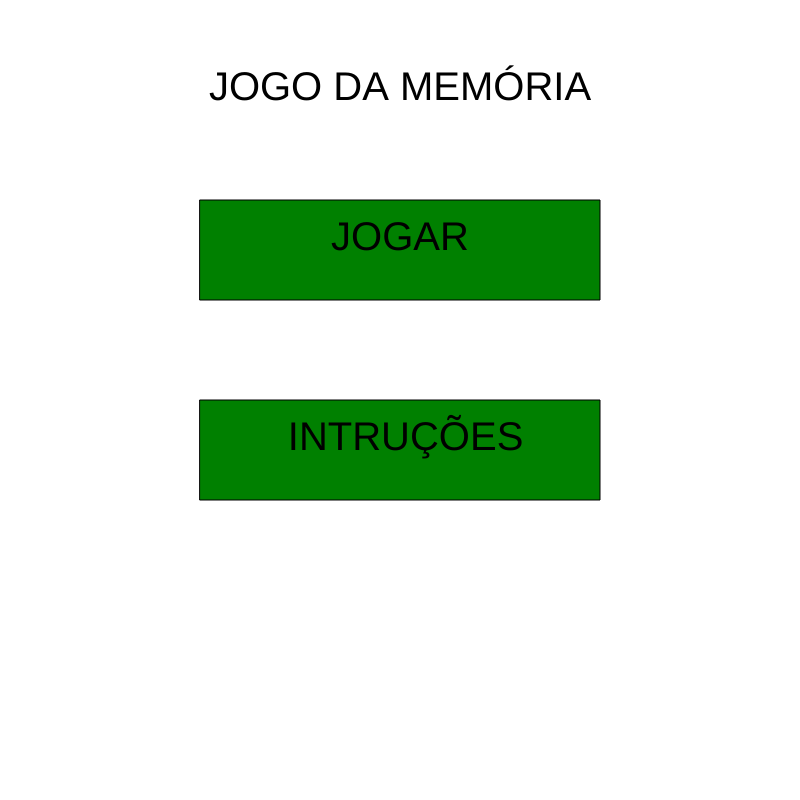
Frame 1 (no input)
Frame 60 (no input): identical to frame 1, image omitted
Frame 120 (the mouse pressed at the canvas centre since frame 60): identical to frame 1, image omitted

The p5.js sketch that drew this single still picture (run headless with seeded random() and noise() and a simulated clock; from frame 60 on, the mouse is pressed at the canvas centre):

// p5.js sketch
// ── sketch.js
let estado = "inicio"
//dados das cartas
let cartas = []
let tamanhoCarta = 100
let larguraCarta = 100

// dados para jogar
let primeira = null;
let segunda = null;
let podeClicar = true;

//sistema de pontos 
let pontos = 0
let acertos = 0

largura = 800
altura = 800
function setup() {
  createCanvas(largura, altura);
}

function draw() {
  background("white");
// mudança de telas
  if (estado === "inicio") {
    telaInicio();
  } else if (estado === "instrucoes") {
    telaInstrucoes();
  } else if (estado === "jogando") {
    telaJogo();
  } else if (estado === "gameover") {
    telaGameOver();
  }
}
//captação de mouse por tela
function mousePressed(){
  if (estado === "inicio") 
    cliqueInicio();
  else if (estado === "instrucoes") 
    cliqueInstrucoes();
  else if (estado === "jogando") 
    cliqueJogo();
  else if (estado === "gameover") 
    cliqueGameOver();
  
}

//loby
function telaInicio (){
  //titulo
  textAlign(CENTER)
  textSize (40)
  text ("JOGO DA MEMÓRIA", largura/2,100)
  
  //INICIO
  fill("green")
  rect(largura/4,200,largura/2,100)
  textAlign(CENTER)
  textSize (40)
  fill("black")
  text ("JOGAR",largura/2,250)
  
  //REGRAS
  fill("green")
  rect(largura/4,400,largura/2,100)
  textAlign(CENTER)
  textSize (40)
  fill("black")
  text (" INTRUÇÕES",largura/2,450)
  
}
//mouse loby
function cliqueInicio (){
  //jogar
    if (mouseX > 200 && mouseX < 600 && mouseY > 200 && mouseY < 300) {
      criarCartas ();
    //zerar pontos
      pontos = 0;
      acertos = 0;
    estado = "jogando";
    }else if (mouseX > 200 && mouseX < 600 && mouseY > 400 && mouseY < 500) {
    
    estado = "instrucoes";
  
}
  
}
//tela de intruções
function telaInstrucoes(){
  textAlign(CENTER)
  textSize(30)
  text("Escolha: Clique em uma carta para revelá-la. \nCombine: Clique em uma segunda carta para encontrar o par. \nResultado: Se forem iguais, você marca pontos e elas permanecem abertas. Se forem diferentes, elas se fecharão para uma nova tentativa.",100,150,600)
  //voltar
  fill("green")
  rect(largura/4,600,largura/2,100)
  textAlign(CENTER)
  textSize (40)
  fill("black")
  text (" VOLTAR",largura/2,650)
}

//mouse instruções
function cliqueInstrucoes (){
  if (mouseX > 200 && mouseX < 600 && mouseY > 600 && mouseY < 700){
    estado = "inicio"
      
      }  
}
//tela da partida
function telaJogo (){
  background (100,100,100);
  desenharCarta()
  
  //pontuação atual
  fill("white");
  textSize(25);
  textAlign(LEFT);
  text("Pontos: " + pontos, 20, 40);
  
}
//criar cartas
function desenharCarta (){
  for (let y = 0; y < 4; y++) {
    for (let x = 0; x < 4; x++) {

      let posX = 125 + x * 150;
      let posY = 100 + y * 150;
      
//carta escolhida/ encontrada
     if (cartas[y][x].virada || cartas[y][x].encontrada) {
      fill("white");
      rect(posX, posY, tamanhoCarta, larguraCarta);

      //personalizando os pares
       if (cartas[y][x].valor == 1){
         fill ("red");
         circle(posX + tamanhoCarta / 2,posY + larguraCarta/ 2,50,50)
       } else if (cartas[y][x].valor == 2){
         fill("blue")
         circle(posX + tamanhoCarta / 2,posY + larguraCarta/ 2,50,50)
       }  else if (cartas[y][x].valor == 3){
         fill("yellow")
         circle(posX + tamanhoCarta / 2,posY + larguraCarta/ 2,50,50)
       } else if (cartas[y][x].valor == 4){
         fill("pink")
         circle(posX + tamanhoCarta / 2,posY + larguraCarta/ 2,50,50)
       } else if (cartas[y][x].valor == 5){
         fill("green")
         circle(posX + tamanhoCarta / 2,posY + larguraCarta/ 2,50,50)
       } else if (cartas[y][x].valor == 6){
         fill("purple")
         circle(posX + tamanhoCarta / 2,posY + larguraCarta/ 2,50,50)
       } else if (cartas[y][x].valor == 7){
         fill("orange")
         circle(posX + tamanhoCarta / 2,posY + larguraCarta/ 2,50,50)
       } else if (cartas[y][x].valor == 8){
         fill("black")
         circle(posX + tamanhoCarta / 2,posY + larguraCarta/ 2,50,50)
       }
// cara virada para baixo
    } else {
      fill("black");
      rect(posX, posY, tamanhoCarta, larguraCarta);
}
    }
  }
}
// jogabilidade
function cliqueJogo(){
//impede escolher uma  terceira carta enquanto função executa
  if (!podeClicar) return;
//procura carta escolhida
  for (let y = 0; y < 4; y++) {
    for (let x = 0; x < 4; x++) {

      let posX = 125 + x * 150;
      let posY = 100 + y * 150;

      if (
        mouseX > posX &&
        mouseX < posX + tamanhoCarta &&
        mouseY > posY &&
        mouseY < posY + larguraCarta
      ) {
// guarda carta escolhida
        let carta = cartas[y][x];
// verifica se ela é valida
        if (!carta.virada && !carta.encontrada) {

          carta.virada = true;
// primeira carta
          if (primeira === null) {
            primeira = carta;
          } 
//segunda carta
          else if (segunda === null) {
            segunda = carta;
            podeClicar = false;
// tempo para ver
            setTimeout(verificarPar, 1000);
          }

        }

      }

    }
  }

}
//cria e guarda quais os pares de cartas
function criarCartas() {
  cartas = [];

  let valores = [];

  // cria pares (1 a 8)
  for (let i = 1; i <= 8; i++) {
    valores.push(i);
    valores.push(i);
  }

  // embaralha
  valores = shuffle(valores);

  let contador = 0;
//espalha os pares
  for (let y = 0; y < 4; y++) {
    let linha = [];

    for (let x = 0; x < 4; x++) {
      linha.push({
        valor: valores[contador],
        virada: false,
        encontrada: false
      });

      contador++;
    }
// add as propriedades as cartas
    cartas.push(linha);
  }
}
// verifica jogada
function verificarPar() {

  if (primeira.valor === segunda.valor) {
    primeira.encontrada = true;
    segunda.encontrada = true;
    
    pontos += 10
    acertos += 1
    //terminou partida
    if (acertos === 8){
      estado = "gameover"
        }
  } else {
    primeira.virada = false;
    segunda.virada = false;
    pontos -= 2
  }
//esconde cartas de volta
  primeira = null;
  segunda = null;
  podeClicar = true;
}
//tela de fim de jogo
function telaGameOver() {
  background("white");

  textAlign(CENTER);
  textSize(40);
  fill("black");
  text("FIM DE JOGO", largura/2, 250);

  textSize(30);
  text("Pontuação: " + pontos, largura/2, 320);

  // botão voltar
  fill("green");
  rect(largura/4, 450, largura/2, 100);

  fill("black");
  textSize(30);
  text("REINICIAR", largura/2, 510);
}
//mouse fim de jogo
function cliqueGameOver() {
  if (mouseX > 200 && mouseX < 600 && mouseY > 450 && mouseY < 550) {
    estado = "inicio";
  }
}
